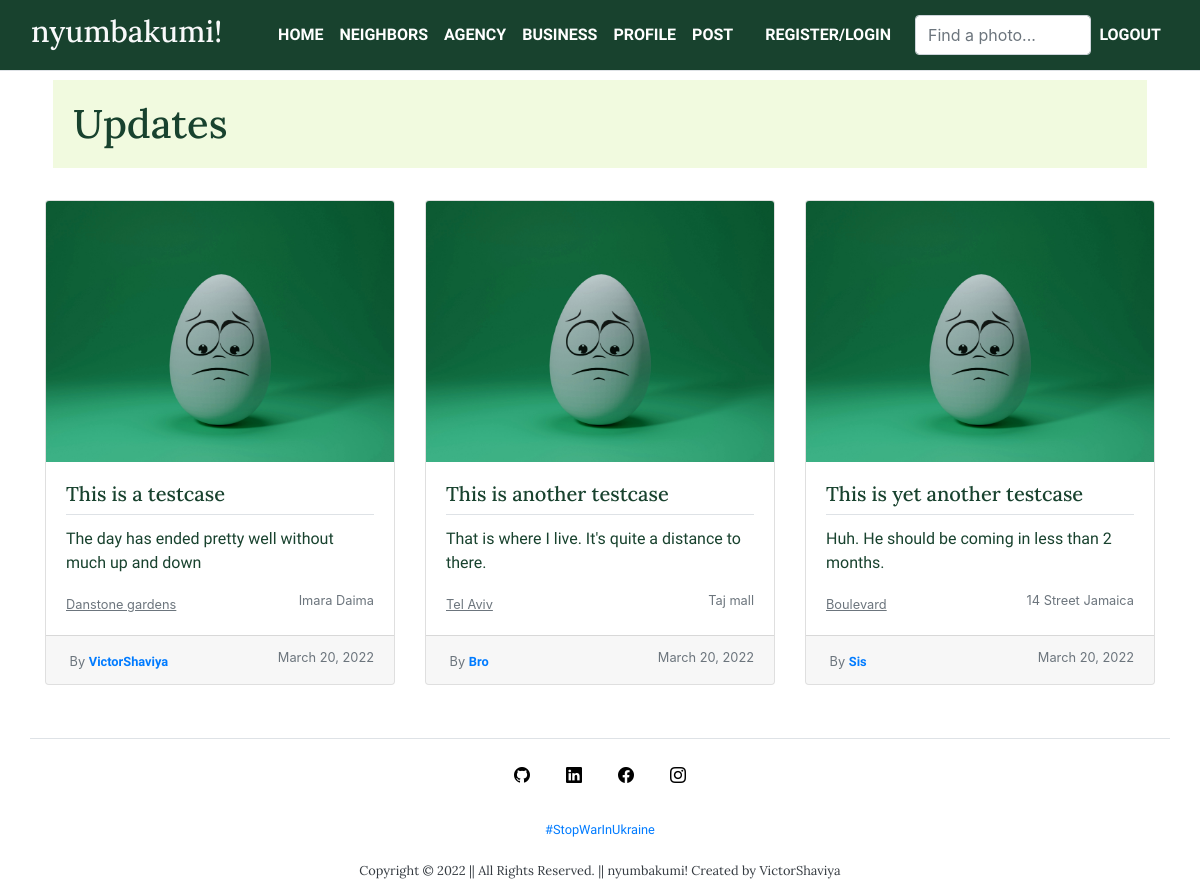
Screenshot of /neighbor/ with the database file from the repository.
### neighbor/models.py (models this page shows, shortened)
class Neighbor(models.Model) :
  n_name = models.CharField(max_length=35)
  n_location = models.CharField(max_length=35)
  n_image = models.ImageField(upload_to='n_posts/')
  n_title = models.CharField(max_length=100)
  n_post = models.TextField()
  n_author = models.ForeignKey(User, on_delete=models.CASCADE)
  n_date_posted = models.DateTimeField(default=timezone.now)
  class Meta :
    ordering = ['n_date_posted']

### neighbor/views.py (the view)
# urls.py: path('', views.home, name='neighbor-home'),
def neighbor(request) :
  context = {
      'n_posts': Neighbor.objects.all(),
      'title': 'Neighbor'
    }
  return render(request, 'neighbor/neighbor.html', context)

### neighbor/templates/neighbor/neighbor.html (shortened to what this page needs)
{% extends 'neighbor/base.html' %}
{% block content %}
  <div class="container">
    <div class="row" style="background-color: #F1FADF ; margin: 0.5em;">
      <h1 style="margin: 0.5em;">
        Updates
      </h1>
    </div>
  </div>
  <div class="container">
  <div class="row row-cols-1 row-cols-md-3 g-4">
  {% for post in n_posts %}
      <div class="col-md-4 mt-4">
        <div class="card">
          <a href="#">
            <img src="{{ post.n_image.url }}" class="card-img-top" alt="{{ post.n_title }}" title="{{ post.n_title }}">
          </a>
          <div class="card-body">
            <h5 class="card-title border-bottom pb-2">{{ post.n_title }}</h5>
            <p class="card-text" style="text-overflow: ellipsis;">
              {{ post.n_post }}
            </p>
            <small class="text-muted" style="text-decoration: underline;">
              {{ post.n_name }} <span style="float: right;">{{ post.n_location }}</span>
            </small>
          </div>
          <div class="card-footer">
            <small class="text-muted">
              By <a href="#"><strong>{{ post.n_author }}</strong></a><span style="float: right;">{{ post.n_date_posted|date:'F d, Y' }}</span>
            </small>
          </div>
        </div>
      </div>
    {% endfor %}
  </div>
</div>
{% endblock content %}

### neighbor/templates/neighbor/base.html (shortened to what this page needs)
{% load static %}
<!DOCTYPE html>
<html>
  <head>
    <link rel="stylesheet" href="https://maxcdn.bootstrapcdn.com/bootstrap/4.0.0/css/bootstrap.min.css">
    <link rel="stylesheet" href="https://cdn.jsdelivr.net/npm/bootstrap-icons@1.8.1/font/bootstrap-icons.css">
    <link rel="stylesheet" type="text/css" href="{% static 'neighbor/main.css' %}">
  </head>
  <body>
    {% block header %}
    <header class="site-header">
      <nav class="navbar navbar-expand-md navbar-dark bg-steel fixed-top border-bottom">
        <div class="container-fluid">
          <a class="navbar-brand mr-5" href="{% url 'neighbor-home' %}">
            <h6 class="logo fw-bolder text-light">
              nyumbakumi!
            </h6>
          </a>
          <div class="collapse navbar-collapse" id="navbarToggle">
            <div class="navbar-nav mr-auto font-weight-bold">
              <a class="nav-item nav-link" href="{% url 'neighbor-home' %}">
                HOME
              </a>
              <a class="nav-item nav-link" href="{% url 'neighbor-neighbor' %}">
                NEIGHBORS
              </a>
              <a class="nav-item nav-link" href="{% url 'neighbor-agency' %}">
                AGENCY
              </a>
              <a class="nav-item nav-link" href="{% url 'neighbor-business' %}">
                BUSINESS
              </a>
              <a class="nav-item nav-link" href="#">
                PROFILE
              </a>
            </div>
              <div class="navbar-nav font-weight-bold">
                <a class="nav-item nav-link mr-3" href="#">POST</a>
                <a class="nav-item nav-link mr-3" href="{% url 'register' %}">REGISTER/LOGIN</a>
                <form class="d-flex">
                  <input class="form-control me-2" type="search" placeholder="Find a photo..." aria-label="Search">
                </form>
              </div>
              <div class="navbar-nav font-weight-bold">
                <a class="nav-item nav-link" href="#">
                  LOGOUT
                </a>
              </div>
          </div>
        </div>
      </nav>
    </header>
    {% endblock %}
          {% block content %}
          {% endblock %}
    {% block footer %}
      <footer class="mt-5">
        <div class="container bottom text-center border-top">
          <div class="mt-2em">
            <div class="row d-flex justify-content-center icons">
              <a href="https://github.com/ShaviyaVictor" target="_blank">
                <i class="bi bi-github futa"></i>
              </a>
              <a href="https://www.linkedin.com/in/victor-shaviya-532ab0110/" target="_blank">
                <i class="bi bi-linkedin futa"></i>
              </a>
              <a href="https://www.facebook.com/afroignite.house" target="_blank">
                <i class="bi bi-facebook futa"></i>
              </a>
              <a href="https://www.instagram.com/ignition_reads/" target="_blank">
                <i class="bi bi-instagram futa"></i>
              </a>
            </div>
          </div>
          <small>
            <a class="nav-link active" aria-current="page" href="https://rejelea.herokuapp.com/" target="_blank">
              #StopWarInUkraine
            </a>
          </small>
          <h6 class="small text-dark mt-3">
            Copyright &copy; 2022 || All Rights Reserved. ||  nyumbakumi! Created by VictorShaviya
          </h6>
        </div>
      </footer>
    {% endblock %}
  </body>
</html>

### neighbor/static/neighbor/main.css (style rules this page uses)
body { background: #FFF; margin-top: 5rem; }
h1, h2, h3, h4, h5, h6 { font-family: 'Lora', serif; color: #18422E; }
p { font-family: 'Karma', serif; color: #18422E; }
a, button { font-family: 'Marcellus', serif; }
.logo { font-size: 1.5em; font-family: 'Lora', serif; }
.site-header .navbar-nav .nav-link { color: #fff; }
.site-header .navbar { background-color: #18422E; }
footer { width: 100%; padding: 0.3em; }
.mt-2em { margin: 1.5em 0em 1.5em 0em !important; }
.icons { display: inline !important; }
.futa { margin: 1em; color: #000 !important; font-size: 1em; }
a { text-decoration: none; }

### rows the page displays
Neighbor: n_image (placeholder picture), n_title "This is a testcase", n_post "The day has ended pretty well without much up and down", n_name "Danstone gardens", n_location "Imara Daima", n_author "VictorShaviya", n_date_posted "March 20, 2022"
Neighbor: n_image (placeholder picture), n_title "This is another testcase", n_post "That is where I live. It's quite a distance to there.", n_name "Tel Aviv", n_location "Taj mall", n_author "Bro", n_date_posted "March 20, 2022"
Neighbor: n_image (placeholder picture), n_title "This is yet another testcase", n_post "Huh. He should be coming in less than 2 months.", n_name "Boulevard", n_location "14 Street Jamaica", n_author "Sis", n_date_posted "March 20, 2022"
